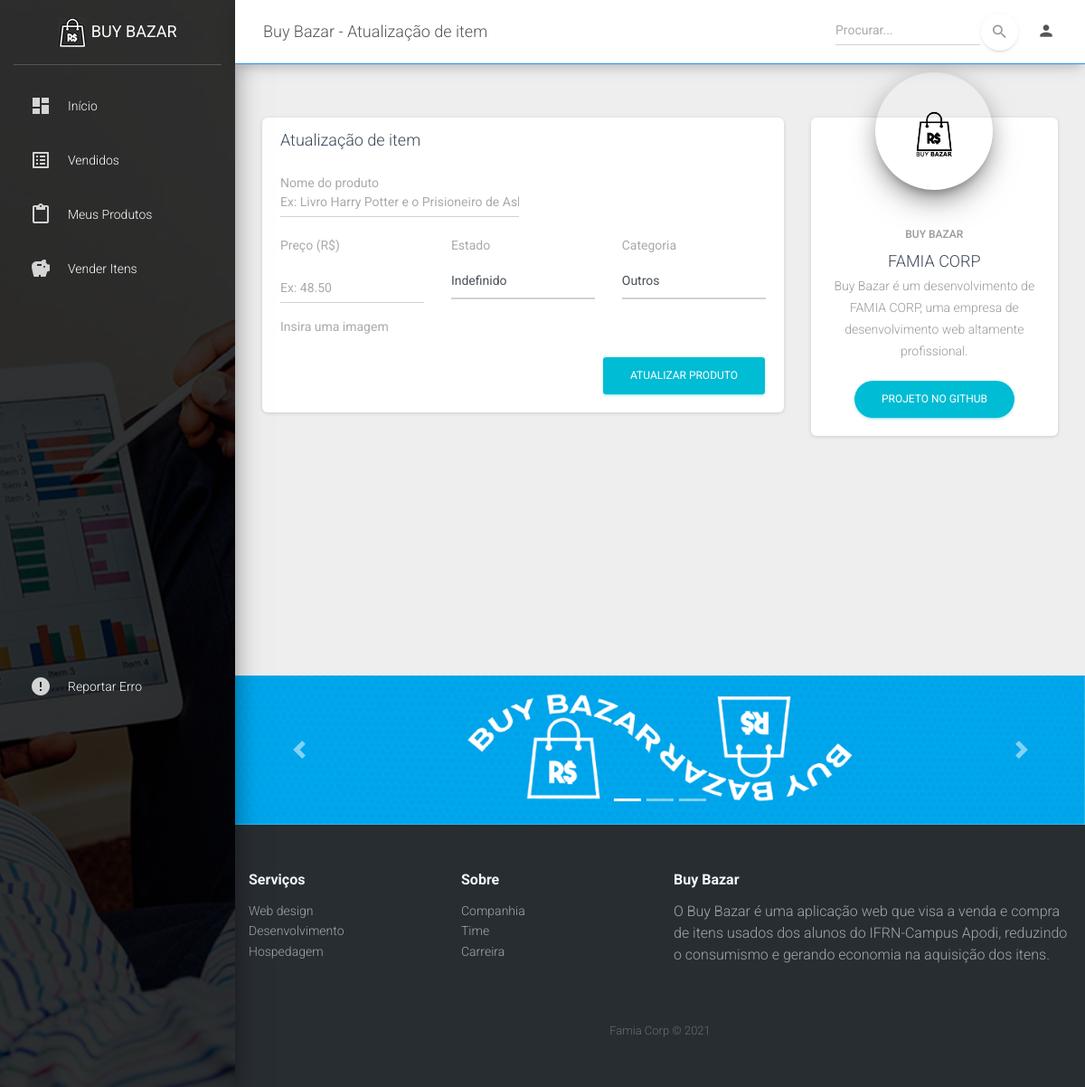
Before: /atualizar-produto/57/ with the older database file.
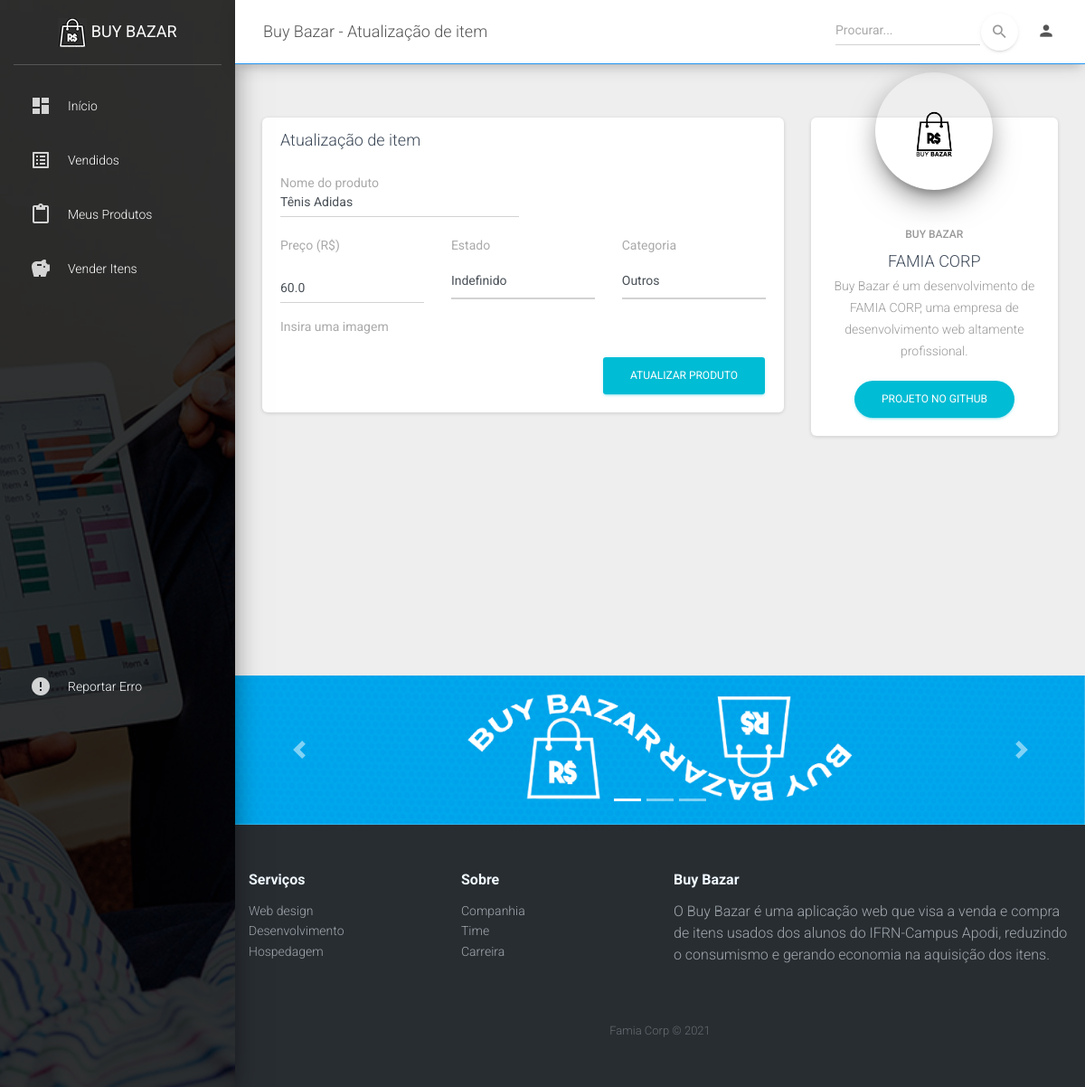
After: the same page with the newer database file.
### tables this page shows
CREATE TABLE produtos (
  id integer primary key autoincrement,
  nome varchar(60) not null,
  preco float not null,
  situacao varchar(30),
  categoria varchar(12),
  data_pub datetime,
  nome_imagem text,
  usuario_id
);

### app/routes.py (the view, shortened to what this page needs)
@app.route('/atualizar-produto/<produto_id>/', methods=['GET', 'POST', 'PUT',])
def atualizarProduto(produto_id):
  controle_produto = ProdutosDAO(get_db())
  produto = controle_produto.obter_especifico(
    produto_id
  )
  return render_template('atualizar-produto.html', produto=produto)

### app/controllers/produtodao.py (called while the page is built)
  def obter_especifico(self, id):
    sql = """
    select * from produtos
    where id = ?;
    """
    cursor = self.db.cursor()
    cursor.execute(sql, (id,))
    return cursor.fetchone()

### app/models/connection.py (called while the page is built)
def get_db():
  db = getattr(g, '_database', None)
  if db is None:
    g._database = sqlite3.connect(DATABASE)
    db = g._database
  return db

@app.teardown_appcontext
def close_connection(exception):
  db = getattr(g, '_database', None)
  if db is not None:
    db.close()

### app/templates/atualizar-produto.html (shortened to what this page needs)
<!DOCTYPE html>
<html lang="pt-br">
<head>
  <link rel="stylesheet" href="https://maxcdn.bootstrapcdn.com/font-awesome/latest/css/font-awesome.min.css">
  <link href="{{url_for('static', filename='assets/css/material-dashboard.css')}}" rel="stylesheet" />
  <link rel="stylesheet" href="{{url_for('static', filename='assets/css/Footer-Dark.css')}}">
</head>
<body class="">
  <div class="wrapper">
    {% include "components/sidebar.html" %}
    <div class="main-panel">
      <nav class="navbar navbar-expand-lg navbar-light navbar-absolute fixed-top border-bottom border-primary">
        <div class="container-fluid">
          <div class="navbar-wrapper">
            <a class="navbar-brand" href="javascript:;">Buy Bazar - Atualização de item</a>
          </div>
          <div class="collapse navbar-collapse justify-content-end">
            <form class="navbar-form" action="{{url_for('buscar_produtos')}}" method="POST">
              <div class="input-group no-border">
                <input type="text" name="buscar" class="form-control" placeholder="Procurar...">
                <button type="submit" class="btn btn-white btn-round btn-just-icon">
                  <i class="material-icons">search</i>
                  <div class="ripple-container"></div>
                </button>
              </div>
            </form>
            <ul class="navbar-nav">
              <li class="nav-item dropdown">
                <a class="nav-link" href="javascript:;" id="navbarDropdownProfile" data-toggle="dropdown"
                  aria-haspopup="true" aria-expanded="false">
                  <i class="material-icons">person</i>
                </a>
              </li>
            </ul>
          </div>
        </div>
      </nav>
      <div class="content">
        <div class="container-fluid">
          <div class="row">
            <div class="col-md-8">
              <div class="card">
                <div class="card-header">
                  <h4 class="card-title">Atualização de item</h4>
                </div>
                <div class="card-body">
                  <form method="POST" action="{{url_for('atualizarProduto', produto_id=produto[0])}}" enctype="multipart/form-data">
                    <div class="row">
                      <div class="col-md-6 pr-1">
                        <div class="form-group">
                          <label>Nome do produto</label>
                          <input type="text" value="{{produto[1]}}" name="nome" maxlength="50" class="form-control" placeholder="Ex: Livro Harry Potter e o Prisioneiro de Askaban" required>
                        </div>
                      </div>
                    </div>
                    <div class="row">
                      <div class="col-md-4">
                        <div class="form-group">
                          <label>Preço (R$)</label>
                        </div>
                        <input type="text" value="{{produto[2]}}" name="preco" maxlength="50" class="form-control" placeholder="Ex: 48.50" required>
                      </div>
                      <div class="col-md-4">
                        <div class="form-group">
                          <label>Estado</label>
                          <select id="inputEstado" name="situacao" class="form-control" required>
                            <option selected>Indefinido</option>
                          </select>
                        </div>
                      </div>
                      <div class="col-md-4">
                        <div class="form-group">
                          <label>Categoria</label>
                          <select id="inputEstado" name="categoria" class="form-control" required>
                            <option selected>Outros</option>
                          </select>
                        </div>
                      </div>
                    </div>
                    <div class="form-group">
                      <label for="exampleFormControlFile1">Insira uma imagem</label>
                    </div>
                    <button type="submit" class="btn btn-info btn-fill pull-right">Atualizar produto</button>
                    <div class="clearfix"></div>
                  </form>
                </div>
              </div>
            </div>
            <div class="col-md-4">
              <div class="card card-profile">
                <div class="card-avatar">
                  <a href="javascript:;">
                    <img class="img" src="{{url_for('static', filename='assets/img/buylogo.png')}}" />
                  </a>
                </div>
                <div class="card-body">
                  <h6 class="card-category text-gray">Buy Bazar</h6>
                  <h4 class="card-title">FAMIA CORP</h4>
                  <p class="card-description">
                    Buy Bazar é um desenvolvimento de FAMIA CORP, uma empresa de desenvolvimento web altamente
                    profissional.
                  </p>
                  <a href="https://github.com/Jerbeson246/BuyBazar" target="_blank"
                    class="btn btn-info btn-round">Projeto no GITHUB</a>
                </div>
              </div>
            </div>
          </div>
        </div>
      </div>
      {% include "components/footer.html" %}
</body>
</html>

### app/templates/components/sidebar.html
{% block sidebar %}
<div class="sidebar" data-color="azure" data-background-color="black" data-image="{{url_for('static', filename='assets/img/sidebar-3.jpg')}}">
  <div class="logo"><a href="/produtos/" class="simple-text logo-normal" class="navbar-left"><img alt="Logo" src="{{url_for('static', filename='assets/img/icon.png')}}" class="img-responsive">
      Buy Bazar
    </a></div>
  <div class="sidebar-wrapper">
    <ul class="nav">
      {% if request.path == '/produtos/' or request.path == '/resultados/' %}
        <li class="nav-item active">
      {% else %}
        <li class="nav-item">
      {% endif %}
        <a class="nav-link" href="/produtos/">
          <i class="material-icons">dashboard</i>
          <p>Início</p>
        </a>
      </li>
      {% if request.path == '/vendidos/' or request.path == '/resultado-vendidos/' %}
        <li class="nav-item active">
      {% else %}
        <li class="nav-item">
      {% endif %}
        <a class="nav-link" href="/vendidos/">
          <i class="material-icons">list_alt</i>
          <p>Vendidos</p>
        </a>
      </li>
      {% if request.path == '/meus-produtos/' or request.path == '/resultado-meus-itens/' %}
        <li class="nav-item active">
      {% else %}
        <li class="nav-item">
      {% endif %}
        <a class="nav-link" href="/meus-produtos/">
          <i class="material-icons">content_paste</i>
          <p>Meus produtos</p>
        </a>
      </li>
      {% if request.path == '/cadastrar-produtos/' %}
        <li class="nav-item active">
      {% else %}
        <li class="nav-item">
      {% endif %}
        <a class="nav-link" href="/cadastrar-produtos/">
          <i class="material-icons">savings</i>
          <p>Vender itens</p>
        </a>
      </li>
      {% if request.path == '/reportar-erro/' %}
      <li class="nav-item active-pro active ">
        <a class="nav-link" href="/reportar-erro/">
          <i class="material-icons">error</i>
          <p>Reportar erro</p>
        </a>
      </li>
      {% else %}
      <li class="nav-item active-pro ">
        <a class="nav-link" href="/reportar-erro/">
          <i class="material-icons">error</i>
          <p>Reportar erro</p>
        </a>
      </li>
      {% endif %}
    </ul>
  </div>
</div>
{% endblock %}

### app/templates/components/footer.html (shortened to what this page needs)
{% block rodape %}
<div class="container">
  <div class="row">
    <div class="col-md-13">
      <div id="carouselExampleIndicators" class="carousel slide" data-ride="carousel">
        <ol class="carousel-indicators">
        <li data-target="#carouselExampleIndicators" data-slide-to="0" class="active"></li>
        <li data-target="#carouselExampleIndicators" data-slide-to="1"></li>
        <li data-target="#carouselExampleIndicators" data-slide-to="2"></li>
        </ol>
        <div class="carousel-inner">
        <div class="carousel-item active">
          <img class="d-block w-100" src="{{url_for('static', filename='assets/img/slide-01.png')}}" alt="First slide">
        </div>
        </div>
        <a class="carousel-control-prev" href="#carouselExampleIndicators" role="button" data-slide="prev">
        <span class="carousel-control-prev-icon" aria-hidden="true"></span>
        </a>
        <a class="carousel-control-next" href="#carouselExampleIndicators" role="button" data-slide="next">
        <span class="carousel-control-next-icon" aria-hidden="true"></span>
        </a>
      </div>
    </div>
  </div>
</div>
<div class="footer-dark">
  <footer>
    <div class="container">
      <div class="row">
        <div class="col-sm-6 col-md-3 item">
          <h3>Serviços</h3>
          <ul>
            <li><a href="#">Web design</a></li>
            <li><a href="#">Desenvolvimento</a></li>
            <li><a href="#">Hospedagem</a></li>
          </ul>
        </div>
        <div class="col-sm-6 col-md-3 item">
          <h3>Sobre</h3>
          <ul>
            <li><a href="#">Companhia</a></li>
            <li><a href="#">Time</a></li>
            <li><a href="#">Carreira</a></li>
          </ul>
        </div>
        <div class="col-md-6 item text">
          <h3>Buy Bazar</h3>
          <p>
            O Buy Bazar é uma aplicação web que visa a venda e compra de itens usados
            dos alunos do IFRN-Campus Apodi, reduzindo o consumismo e gerando economia na aquisição
            dos itens.
          </p>
        </div>
      </div>
      <p class="copyright">Famia Corp © 2021</p>
    </div>
  </footer>
</div>
{% endblock %}

### app/static/assets/css/Footer-Dark.css (style rules this page uses)
.footer-dark { padding: 50px 0; color: #f0f9ff; background-color: #282d32; }
.footer-dark h3 { margin-top: 0; margin-bottom: 12px; font-weight: bold; font-size: 16px; }
.footer-dark ul { padding: 0; list-style: none; line-height: 1.6; font-size: 14px; margin-bottom: 0; }
.footer-dark ul a { color: inherit; text-decoration: none; opacity: 0.6; }
.footer-dark .item.text { margin-bottom: 36px; }
.footer-dark .item.text p { opacity: 0.6; margin-bottom: 0; }
.footer-dark .copyright { text-align: center; padding-top: 24px; opacity: 0.3; font-size: 13px; margin-bottom: 0; }

Changed rows visible on the page:
added produtos: nome "Tênis Adidas", preco "60.0"
